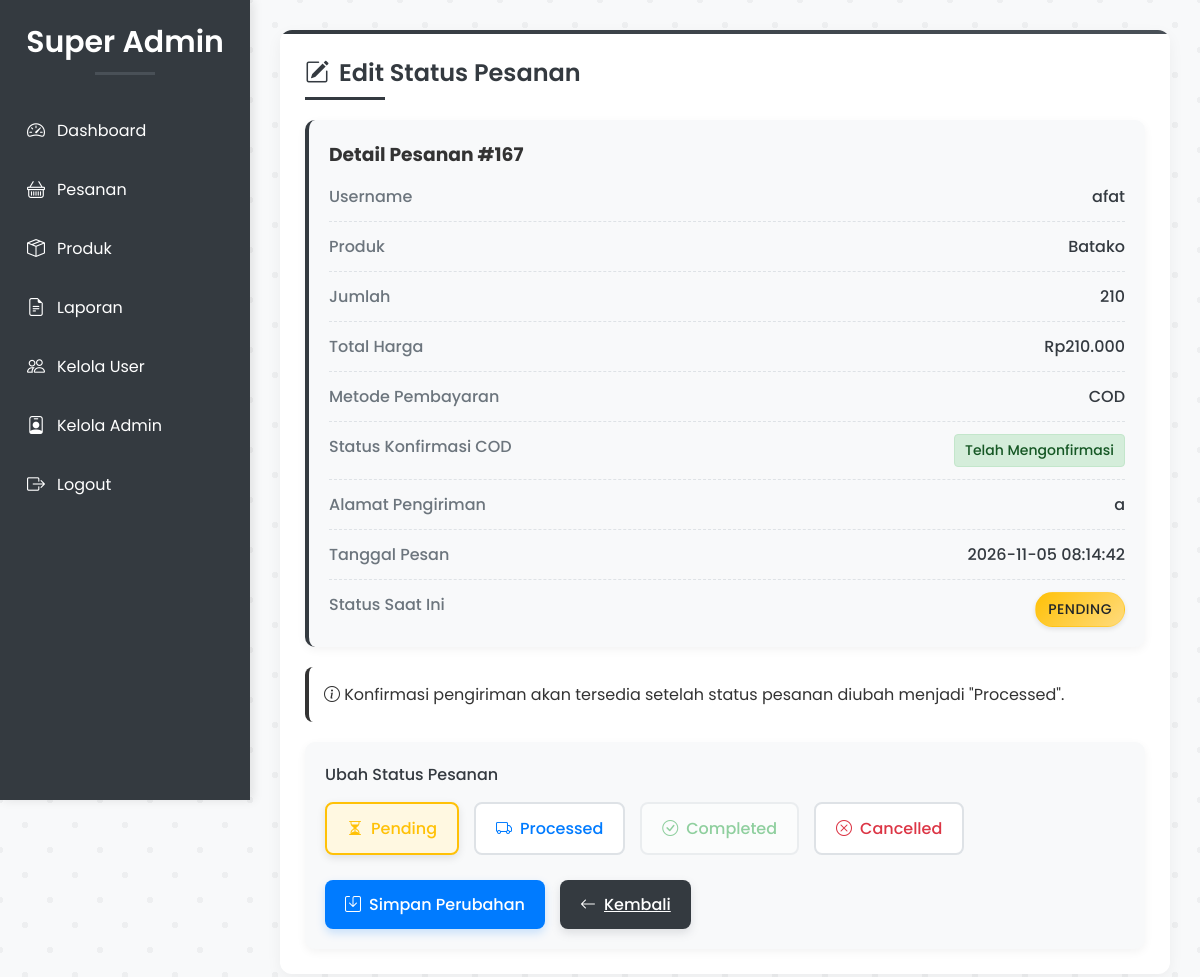
The app's page /superadmin/edit_order.php?id=167 (signed in) with its own data.
### tables this page shows
CREATE TABLE `order_222060` (
  `id_222060` int NOT NULL AUTO_INCREMENT,
  `user_id_222060` int DEFAULT NULL,
  `username_222060` varchar(100) DEFAULT NULL,
  `product_name_222060` varchar(255) DEFAULT NULL,
  `quantity_222060` int DEFAULT NULL,
  `price_222060` decimal(10,2) DEFAULT NULL,
  `total_price_222060` decimal(10,2) DEFAULT NULL,
  `order_status_222060` enum('pending','processed','completed','cancelled') DEFAULT NULL,
  `payment_method_222060` varchar(50) NOT NULL,
  `alamat_222060` text NOT NULL,
  `order_date_222060` timestamp NOT NULL DEFAULT CURRENT_TIMESTAMP,
  PRIMARY KEY (`id_222060`),
  KEY `order_222060_ibfk_1` (`user_id_222060`),
  CONSTRAINT `order_222060_ibfk_1` FOREIGN KEY (`user_id_222060`) REFERENCES `user_222060` (`id_222060`) ON DELETE CASCADE ON UPDATE CASCADE
);

CREATE TABLE `payment_222060` (
  `id_222060` int NOT NULL AUTO_INCREMENT,
  `user_id_222060` int NOT NULL,
  `username_222060` varchar(255) NOT NULL,
  `product_name_222060` varchar(255) NOT NULL,
  `quantity_222060` int NOT NULL,
  `price_222060` decimal(10,2) NOT NULL,
  `total_price_222060` decimal(10,2) NOT NULL,
  `alamat_222060` text NOT NULL,
  `payment_method_222060` varchar(100) NOT NULL,
  `order_status_222060` varchar(50) NOT NULL,
  `order_date_222060` datetime NOT NULL,
  `virtual_account_222060` varchar(255) NOT NULL,
  `payment_proof_222060` varchar(255) DEFAULT NULL,
  `payment_confirmation_222060` enum('confirmed','not_confirmed','cancelled') DEFAULT NULL,
  `arrival_confirmation_222060` varchar(255) DEFAULT NULL,
  PRIMARY KEY (`id_222060`),
  KEY `user_id_222060` (`user_id_222060`),
  CONSTRAINT `fk_payment_order` FOREIGN KEY (`id_222060`) REFERENCES `order_222060` (`id_222060`) ON DELETE CASCADE
);

### superadmin/edit_order.php (the view, shortened to what this page needs)
<?php
include '../config/config.php';
$current_page = basename($_SERVER['PHP_SELF']);
$order_id = $_GET['id'];
$stmt = $conn->prepare("SELECT * FROM order_222060 WHERE id_222060 = ?");
$stmt->bind_param("i", $order_id);
$stmt->execute();
$result = $stmt->get_result();
$order = $result->fetch_assoc();
$payment_stmt = $conn->prepare("SELECT * FROM payment_222060 WHERE id_222060 = ?");
if (!$payment_stmt) {
    echo "Error preparing payment statement: " . $conn->error;
    $payment_result = null;
    $payment_data = null;
} else {
    $payment_stmt->bind_param("i", $order_id);
    $payment_stmt->execute();
    $payment_result = $payment_stmt->get_result();
    $payment_data = $payment_result->fetch_assoc();
}
$has_payment_proof = false;
$is_payment_confirmed = false;
if ($payment_data && $payment_data['payment_confirmation_222060'] == 'confirmed') {
    $is_payment_confirmed = true;
}
$is_cod = ($order['payment_method_222060'] == 'COD');
$has_arrival_confirmation = false;
$cod_confirmation_status = "Belum Mengonfirmasi";
if ($is_cod) {
    if (isset($payment_data)) {
        if ($payment_data['payment_confirmation_222060'] == 'confirmed') {
            $cod_confirmation_status = "Telah Mengonfirmasi";
        } elseif ($payment_data['payment_confirmation_222060'] == 'cancelled') {
            $cod_confirmation_status = "Pesanan Dibatalkan";
        }
    }
}
?>
<!DOCTYPE html>
<html lang="id">
<head>
    <link href="https://cdn.jsdelivr.net/npm/bootstrap-icons/font/bootstrap-icons.css" rel="stylesheet">
    <link rel="stylesheet" href="https://cdnjs.cloudflare.com/ajax/libs/font-awesome/6.4.2/css/all.min.css">
    <link rel="stylesheet" href="../styles/edit_order.css">
</head>
<body>
<aside class="sidebar" id="sidebar">
    <h2>Super Admin</h2>
    <ul>
        <li><a href="dashboard.php" class="<?= $current_page == 'dashboard.php' ? 'active' : '' ?>">
            <i class="bi bi-speedometer2"></i> Dashboard
        </a></li>
        <li><a href="orders.php" class="<?= $current_page == 'orders.php' ? 'active' : '' ?>">
            <i class="bi bi-basket"></i> Pesanan
        </a></li>
        <li><a href="products.php" class="<?= $current_page == 'products.php' ? 'active' : '' ?>">
            <i class="bi bi-box-seam"></i> Produk
        </a></li>
        <li><a href="laporan.php" class="<?= $current_page == 'laporan.php' ? 'active' : '' ?>">
            <i class="bi bi-file-earmark-text"></i> Laporan
        </a></li>
        <li><a href="users.php" class="<?= $current_page == 'users.php' ? 'active' : '' ?>">
            <i class="bi bi-people"></i> Kelola User
        </a></li>
        <li><a href="admins.php" class="<?= $current_page == 'admins.php' ? 'active' : '' ?>"><i class="bi bi-person-badge"></i> Kelola Admin</a></li>
        <li><a href="logout.php">
            <i class="bi bi-box-arrow-right"></i> Logout
        </a></li>
    </ul>
</aside>
<main class="content">
    <section>
        <h2><i class="bi bi-pencil-square"></i> Edit Status Pesanan</h2>
        <div class="order-details">
            <h3 style="margin-bottom: 15px;">Detail Pesanan #<?= $order_id ?></h3>
            <div class="detail-row">
                <div class="detail-label">Username</div>
                <div class="detail-value"><?= htmlspecialchars($order['username_222060']) ?></div>
            </div>
            <div class="detail-row">
                <div class="detail-label">Produk</div>
                <div class="detail-value"><?= htmlspecialchars($order['product_name_222060']) ?></div>
            </div>
            <div class="detail-row">
                <div class="detail-label">Jumlah</div>
                <div class="detail-value"><?= htmlspecialchars($order['quantity_222060']) ?></div>
            </div>
            <div class="detail-row">
                <div class="detail-label">Total Harga</div>
                <div class="detail-value">Rp<?= number_format($order['total_price_222060'], 0, ',', '.') ?></div>
            </div>
            <div class="detail-row">
                <div class="detail-label">Metode Pembayaran</div>
                <div class="detail-value"><?= htmlspecialchars($order['payment_method_222060']) ?></div>
            </div>
            <?php if ($is_cod): ?>
            <div class="detail-row">
                <div class="detail-label">Status Konfirmasi COD</div>
                <div class="detail-value">
                    <span class="confirmation-badge <?= $cod_confirmation_status == 'Telah Mengonfirmasi' ? 'confirmation-confirmed' : 'confirmation-pending' ?>">
                         <?= $cod_confirmation_status ?>
                    </span>
                </div>
            </div>
            <?php endif; ?>
            <div class="detail-row">
                <div class="detail-label">Alamat Pengiriman</div>
                <div class="detail-value"><?= htmlspecialchars($order['alamat_222060']) ?></div>
            </div>
            <div class="detail-row">
                <div class="detail-label">Tanggal Pesan</div>
                <div class="detail-value"><?= htmlspecialchars($order['order_date_222060']) ?></div>
            </div>
            <div class="detail-row">
                <div class="detail-label">Status Saat Ini</div>
                <div class="detail-value">
                    <span class="status-badge status-<?= strtolower($order['order_status_222060']) ?>">
                        <?= htmlspecialchars($order['order_status_222060']) ?>
                    </span>
                </div>
            </div>
        </div>
<?php
$show_arrival_confirmation = false;
?>
<?php if ($show_arrival_confirmation): ?>
<div class="arrival-confirmation-section">
    <h3 class="arrival-confirmation-title"><i class="bi bi-truck"></i> Konfirmasi Pengiriman</h3>
    <?php if ($has_arrival_confirmation): ?>
    <div class="arrival-image-container">
        <img src="../uploads/arrival_confirmations/<?= htmlspecialchars($payment_data['arrival_confirmation_222060']) ?>"
             alt="Konfirmasi Pengiriman"
             class="arrival-image"
             id="arrivalConfirmationImage">
    </div>
    <p>Konfirmasi pengiriman telah diunggah.</p>
    <form method="POST" class="delete-form">
        <button type="submit" name="delete_arrival_confirmation" class="delete-button">
            <i class="bi bi-trash"></i> Hapus Konfirmasi Pengiriman
        </button>
    </form>
    <div class="alert alert-warning" style="margin-top: 15px;">
        <i class="bi bi-exclamation-triangle"></i> Karena sudah ada konfirmasi pengiriman, status hanya bisa diubah menjadi completed atau cancelled.
    </div>
    <?php else: ?>
    <p>Belum ada konfirmasi pengiriman yang diunggah.</p>
    <form method="POST" enctype="multipart/form-data" class="upload-form">
        <label for="arrival_confirmation" class="upload-label">
            <i class="bi bi-image"></i> Pilih Foto Konfirmasi Pengiriman
        </label>
        <input type="file" name="arrival_confirmation" id="arrival_confirmation" accept="image/*" required>
        <button type="submit" name="upload_arrival_confirmation" class="upload-button">
            <i class="bi bi-upload"></i> Unggah Konfirmasi
        </button>
    </form>
    <?php endif; ?>
</div>
<?php else: ?>
<div class="alert alert-info">
    <i class="bi bi-info-circle"></i> Konfirmasi pengiriman akan tersedia setelah status pesanan diubah menjadi "Processed".
</div>
<?php endif; ?>
<form method="POST" class="edit-form">
    <div class="form-group">
        <label class="form-label">Ubah Status Pesanan</label>
        <div class="status-options">
            <label for="status-pending" <?= $has_arrival_confirmation ? 'style="opacity:0.5"' : '' ?>>
                <i class="bi bi-hourglass-split"></i> Pending
            </label>
            <label for="status-processed" <?= (($is_cod && $cod_confirmation_status == 'Belum Mengonfirmasi') ||
                                               ($cod_confirmation_status == 'Pesanan Dibatalkan') ||
                                               (!$is_cod && !$has_payment_proof) ||
                                               (!$is_cod && $has_payment_proof && !$is_payment_confirmed) ||
                                               $has_arrival_confirmation) ? 'style="opacity:0.5"' : '' ?>>
                <i class="bi bi-truck"></i> Processed
            </label>
            <label for="status-completed" <?= (($is_cod && $cod_confirmation_status == 'Belum Mengonfirmasi') ||
                                               ($cod_confirmation_status == 'Pesanan Dibatalkan') ||
                                               (!$is_cod && !$has_payment_proof) ||
                                               (!$is_cod && $has_payment_proof && !$is_payment_confirmed) ||
                                               !$has_arrival_confirmation) ? 'style="opacity:0.5"' : '' ?>>
                <i class="bi bi-check-circle"></i> Completed
            </label>
            <label for="status-cancelled" <?= (!$is_cod && $has_payment_proof && !$is_payment_confirmed) ? 'style="opacity:0.5"' : '' ?>>
                <i class="bi bi-x-circle"></i> Cancelled
            </label>
        </div>
    </div>
    <div class="button-group">
        <button type="submit" name="update_order" class="btn btn-primary">
            <i class="bi bi-save"></i> Simpan Perubahan
        </button>
        <a href="orders.php" class="btn btn-secondary">
            <i class="bi bi-arrow-left"></i> Kembali
        </a>
    </div>
</form>
    </section>
</main>
</body>
</html>

### styles/edit_order.css (style rules this page uses)
* { margin: 0; padding: 0; box-sizing: border-box; font-family: 'Poppins', sans-serif; }
body { min-height: 100vh; display: flex; background-color: #f8f9fa; color: #333; }
.sidebar { width: 250px; background-color: #343a40; padding-top: 20px; height: 100vh; position: fixed; left: 0; top: 0; transition: transform 0.3s ease-in-out; z-index: 999; box-shadow: 3px 0 10px rgba(0, 0, 0, 0.1); }
.sidebar h2 { text-align: center; color: #fff; margin-bottom: 30px; font-size: 30px; font-weight: 600; position: relative; padding-bottom: 10px; }
.sidebar h2:after { content: ''; position: absolute; bottom: 0; left: 50%; transform: translateX(-50%); width: 60px; height: 3px; background-color: #495057; }
.sidebar ul { list-style: none; padding: 0; margin-top: 20px; }
.sidebar ul li { margin: 8px 12px; }
.sidebar ul li a { display: flex; padding: 12px 15px; color: #fff; text-decoration: none; border-radius: 8px; align-items: center; gap: 12px; transition: all 0.3s ease; }
.sidebar ul li a i { font-size: 18px; transition: transform 0.3s ease; }
.content { margin-left: 250px; padding: 30px; width: calc(100% - 250px); transition: margin-left 0.3s ease-in-out; }
section { background-color: #fff; border-radius: 12px; box-shadow: 0 5px 15px rgba(0, 0, 0, 0.05); padding: 25px; margin-bottom: 30px; transition: transform 0.3s ease, box-shadow 0.3s ease; position: relative; overflow: hidden; }
section:before { content: ''; position: absolute; top: 0; left: 0; width: 100%; height: 4px; background: linear-gradient(90deg, #343a40, #495057); }
section h2 { color: #343a40; margin-bottom: 20px; font-weight: 600; position: relative; padding-bottom: 10px; display: flex; align-items: center; gap: 10px; }
section h2:after { content: ''; position: absolute; bottom: 0; left: 0; width: 80px; height: 3px; background-color: #343a40; }
.edit-form { margin-top: 20px; padding: 20px; background-color: #f8f9fa; border-radius: 10px; box-shadow: 0 3px 10px rgba(0, 0, 0, 0.05); }
.form-group { margin-bottom: 20px; }
.form-label { display: block; margin-bottom: 8px; font-weight: 500; color: #343a40; }
.order-details { background-color: #f8f9fa; border-radius: 10px; padding: 20px; margin-bottom: 20px; border-left: 4px solid #343a40; box-shadow: 0 3px 10px rgba(0, 0, 0, 0.05); }
.detail-row { display: flex; justify-content: space-between; margin-bottom: 12px; padding-bottom: 12px; border-bottom: 1px dashed #dee2e6; }
.detail-row:last-child { border-bottom: none; margin-bottom: 0; padding-bottom: 0; }
.detail-label { font-weight: 500; color: #6c757d; }
.detail-value { font-weight: 500; color: #343a40; }
.status-options { display: flex; gap: 15px; margin-top: 15px; flex-wrap: wrap; }
.status-option + label { display: flex; align-items: center; justify-content: center; gap: 8px; padding: 12px 20px; border-radius: 8px; font-weight: 500; cursor: pointer; transition: all 0.3s ease; border: 2px solid #dee2e6; background-color: #fff; min-width: 130px; }
.status-option:checked + label { box-shadow: 0 3px 8px rgba(0,0,0,0.1); }
.status-option[value="pending"] + label { color: #ffc107; }
.status-option[value="pending"]:checked + label { background-color: #fff8e1; border-color: #ffc107; }
.status-option[value="processed"] + label { color: #007bff; }
.status-option[value="completed"] + label { color: #28a745; }
.status-option[value="cancelled"] + label { color: #dc3545; }
.btn { display: inline-flex; align-items: center; justify-content: center; gap: 8px; padding: 12px 20px; border-radius: 8px; font-weight: 500; cursor: pointer; transition: all 0.3s ease; border: none; font-size: 16px; }
.btn-primary { background-color: #007bff; color: #fff; box-shadow: 0 4px 10px rgba(0, 123, 255, 0.2); }
.btn-secondary { background-color: #343a40; color: #fff; box-shadow: 0 4px 10px rgba(108, 117, 125, 0.2); }
.button-group { display: flex; gap: 15px; margin-top: 25px; }
.status-badge { display: inline-block; padding: 6px 12px; border-radius: 50px; font-size: 14px; font-weight: 500; text-align: center; letter-spacing: 0.5px; box-shadow: 0 2px 5px rgba(0,0,0,0.1); transition: all 0.3s ease; text-transform: uppercase; }
.status-pending { background: linear-gradient(135deg, #ffc107, #ffdb7d); color: #212529; border: 1px solid rgba(255, 193, 7, 0.3); }
.alert { padding: 15px; border-radius: 8px; margin-bottom: 20px; border-left: 4px solid; }

### records on screen
order_222060: username_222060 "afat", product_name_222060 "Batako", quantity_222060 "210", total_price_222060 "210.000", payment_method_222060 "COD", alamat_222060 "a", order_date_222060 "2026-11-05 08:14:42", order_status_222060 "PENDING"
payment_222060: payment_confirmation_222060 "Telah Mengonfirmasi"

### other values on screen
$order_id "167"
